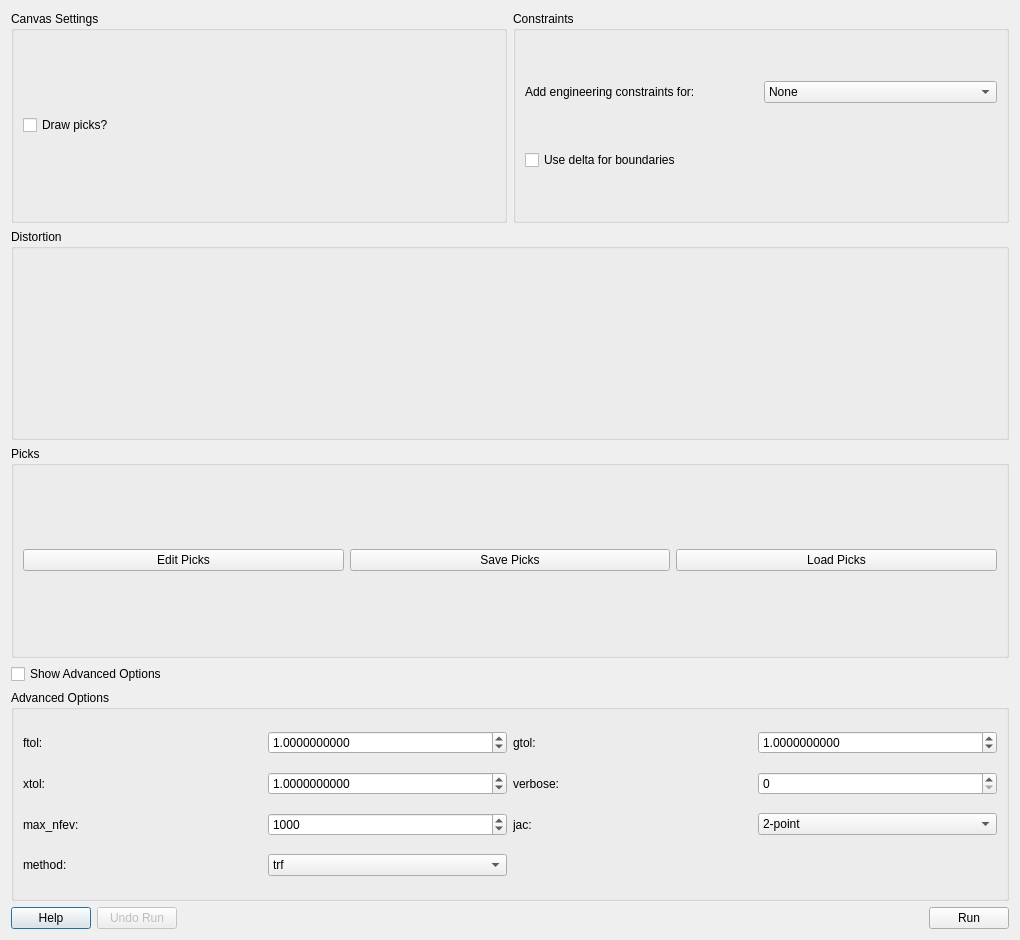
<?xml version="1.0" encoding="UTF-8"?>
<ui version="4.0">
 <class>calibration_dialog</class>
 <widget class="QDialog" name="calibration_dialog">
  <property name="geometry">
   <rect>
    <x>0</x>
    <y>0</y>
    <width>1020</width>
    <height>940</height>
   </rect>
  </property>
  <property name="windowTitle">
   <string>Calibration Dialog</string>
  </property>
  <layout class="QGridLayout" name="gridLayout_2">
   <item row="2" column="1">
    <widget class="QGroupBox" name="groupBox">
     <property name="title">
      <string>Constraints</string>
     </property>
     <layout class="QGridLayout" name="gridLayout_4">
      <item row="0" column="1">
       <widget class="QComboBox" name="engineering_constraints">
        <property name="toolTip">
         <string>&lt;html&gt;&lt;head/&gt;&lt;body&gt;&lt;p&gt;Add engineering constraints for certain instrument types. This may add extra parameters to the table.&lt;/p&gt;&lt;p&gt;&lt;br/&gt;&lt;/p&gt;&lt;p&gt;For example, for TARDIS, the distance between IMAGE-PLATE-2 and IMAGE-PLATE-4 must be within a certain range. If TARDIS is selected, a new parameter is added with default values for this distance.&lt;/p&gt;&lt;p&gt;&lt;br/&gt;&lt;/p&gt;&lt;p&gt;If the instrument type can be guessed, it will be selected automatically when the dialog first appears. For example, TARDIS is automatically selected if any of the detector names are IMAGE-PLATE-2, IMAGE-PLATE-3, or IMAGE-PLATE-4.&lt;/p&gt;&lt;/body&gt;&lt;/html&gt;</string>
        </property>
        <item>
         <property name="text">
          <string>None</string>
         </property>
        </item>
        <item>
         <property name="text">
          <string>TARDIS</string>
         </property>
        </item>
       </widget>
      </item>
      <item row="0" column="0">
       <widget class="QLabel" name="engineering_constraints_label">
        <property name="toolTip">
         <string>&lt;html&gt;&lt;head/&gt;&lt;body&gt;&lt;p&gt;Add engineering constraints for certain instrument types. This may add extra parameters to the table.&lt;/p&gt;&lt;p&gt;&lt;br/&gt;&lt;/p&gt;&lt;p&gt;For example, for TARDIS, the distance between IMAGE-PLATE-2 and IMAGE-PLATE-4 must be within a certain range. If TARDIS is selected, a new parameter is added with default values for this distance.&lt;/p&gt;&lt;p&gt;&lt;br/&gt;&lt;/p&gt;&lt;p&gt;If the instrument type can be guessed, it will be selected automatically when the dialog first appears. For example, TARDIS is automatically selected if any of the detector names are IMAGE-PLATE-2, IMAGE-PLATE-3, or IMAGE-PLATE-4.&lt;/p&gt;&lt;/body&gt;&lt;/html&gt;</string>
        </property>
        <property name="text">
         <string>Add engineering constraints for:</string>
        </property>
       </widget>
      </item>
      <item row="1" column="0">
       <widget class="QCheckBox" name="delta_boundaries">
        <property name="text">
         <string>Use delta for boundaries</string>
        </property>
       </widget>
      </item>
     </layout>
    </widget>
   </item>
   <item row="10" column="0" colspan="2">
    <layout class="QHBoxLayout" name="button_layout">
     <item>
      <widget class="QDialogButtonBox" name="button_box">
       <property name="sizePolicy">
        <sizepolicy hsizetype="Fixed" vsizetype="Fixed">
         <horstretch>0</horstretch>
         <verstretch>0</verstretch>
        </sizepolicy>
       </property>
       <property name="standardButtons">
        <set>QDialogButtonBox::Help</set>
       </property>
      </widget>
     </item>
     <item>
      <widget class="QPushButton" name="undo_run_button">
       <property name="enabled">
        <bool>false</bool>
       </property>
       <property name="toolTip">
        <string>&lt;html&gt;&lt;head/&gt;&lt;body&gt;&lt;p&gt;Undo the last &amp;quot;Run&amp;quot; performed. This revert both the instrument settings and parameter settings to what they were right before &amp;quot;Run&amp;quot; was clicked.&lt;/p&gt;&lt;p&gt;&lt;br/&gt;&lt;/p&gt;&lt;p&gt;This button may be clicked multiple times if multiple runs were performed.&lt;/p&gt;&lt;/body&gt;&lt;/html&gt;</string>
       </property>
       <property name="text">
        <string>Undo Run</string>
       </property>
       <property name="icon">
        <iconset theme="reload">
         <normaloff>.</normaloff>.</iconset>
       </property>
      </widget>
     </item>
     <item>
      <spacer name="button_layout_spacer">
       <property name="orientation">
        <enum>Qt::Horizontal</enum>
       </property>
       <property name="sizeHint" stdset="0">
        <size>
         <width>40</width>
         <height>20</height>
        </size>
       </property>
      </spacer>
     </item>
     <item>
      <widget class="QPushButton" name="run_button">
       <property name="sizePolicy">
        <sizepolicy hsizetype="Fixed" vsizetype="Fixed">
         <horstretch>0</horstretch>
         <verstretch>0</verstretch>
        </sizepolicy>
       </property>
       <property name="toolTip">
        <string>&lt;html&gt;&lt;head/&gt;&lt;body&gt;&lt;p&gt;Run the calibration using the selected parameters and options.&lt;/p&gt;&lt;p&gt;&lt;br/&gt;&lt;/p&gt;&lt;p&gt;Results will be printed to the messages dialog, and the canvas will update automatically with the results.&lt;/p&gt;&lt;p&gt;&lt;br/&gt;&lt;/p&gt;&lt;p&gt;A run may be undone by clicking &amp;quot;Undo Run&amp;quot;.&lt;/p&gt;&lt;/body&gt;&lt;/html&gt;</string>
       </property>
       <property name="text">
        <string>Run</string>
       </property>
       <property name="icon">
        <iconset theme="dialog-ok">
         <normaloff>.</normaloff>.</iconset>
       </property>
      </widget>
     </item>
    </layout>
   </item>
   <item row="2" column="0">
    <widget class="QGroupBox" name="canvas_settings_group">
     <property name="title">
      <string>Canvas Settings</string>
     </property>
     <layout class="QGridLayout" name="gridLayout">
      <item row="0" column="1">
       <widget class="QCheckBox" name="draw_picks">
        <property name="toolTip">
         <string>&lt;html&gt;&lt;head/&gt;&lt;body&gt;&lt;p&gt;Draw the picks on the main canvas. These pick positions are stored in detector Cartesian coordinates, and their positions will be updated automatically as detector parameters get modified.&lt;/p&gt;&lt;/body&gt;&lt;/html&gt;</string>
        </property>
        <property name="text">
         <string>Draw picks?</string>
        </property>
       </widget>
      </item>
     </layout>
    </widget>
   </item>
   <item row="3" column="0" colspan="2">
    <layout class="QVBoxLayout" name="tree_view_layout"/>
   </item>
   <item row="7" column="0" colspan="2">
    <widget class="QGroupBox" name="picks_group">
     <property name="title">
      <string>Picks</string>
     </property>
     <layout class="QGridLayout" name="gridLayout_3">
      <item row="0" column="2">
       <widget class="QPushButton" name="load_picks_button">
        <property name="toolTip">
         <string>&lt;html&gt;&lt;head/&gt;&lt;body&gt;&lt;p&gt;Load picks from a calibration HDF5 file.&lt;br/&gt;&lt;/p&gt;&lt;p&gt;This HDF5 file is special to calibration. Other HDF5 files will not work.&lt;/p&gt;&lt;/body&gt;&lt;/html&gt;</string>
        </property>
        <property name="text">
         <string>Load Picks</string>
        </property>
       </widget>
      </item>
      <item row="0" column="1">
       <widget class="QPushButton" name="save_picks_button">
        <property name="toolTip">
         <string>&lt;html&gt;&lt;head/&gt;&lt;body&gt;&lt;p&gt;Save picks to a calibration HDF5 file.&lt;br/&gt;&lt;/p&gt;&lt;p&gt;This HDF5 file is special to calibration.&lt;/p&gt;&lt;p&gt;&lt;br/&gt;&lt;/p&gt;&lt;p&gt;Picks are saved as detector Cartesian coordinates (not as polar coordinates).&lt;/p&gt;&lt;/body&gt;&lt;/html&gt;</string>
        </property>
        <property name="text">
         <string>Save Picks</string>
        </property>
       </widget>
      </item>
      <item row="0" column="0">
       <widget class="QPushButton" name="edit_picks_button">
        <property name="toolTip">
         <string>&lt;html&gt;&lt;head/&gt;&lt;body&gt;&lt;p&gt;Open the picks editor to edit the picks. Picks may be added, deleted, or edited (either by hand picking a new point or manually entering coordinates).&lt;/p&gt;&lt;/body&gt;&lt;/html&gt;</string>
        </property>
        <property name="text">
         <string>Edit Picks</string>
        </property>
       </widget>
      </item>
     </layout>
    </widget>
   </item>
   <item row="9" column="0" colspan="2">
    <widget class="QGroupBox" name="advanced_options_group">
     <property name="title">
      <string>Advanced Options</string>
     </property>
     <layout class="QGridLayout" name="gridLayout_5">
      <item row="1" column="0">
       <widget class="QLabel" name="xtol_label">
        <property name="toolTip">
         <string>Tolerance for termination by the change of the independent variables.

See scipy.optimize.least_squares for more details.</string>
        </property>
        <property name="text">
         <string>xtol:</string>
        </property>
       </widget>
      </item>
      <item row="1" column="2">
       <widget class="QLabel" name="verbose_label">
        <property name="toolTip">
         <string>Level of algorithm’s verbosity.

See scipy.optimize.least_squares for more details.</string>
        </property>
        <property name="text">
         <string>verbose:</string>
        </property>
       </widget>
      </item>
      <item row="0" column="1">
       <widget class="ScientificDoubleSpinBox" name="ftol">
        <property name="toolTip">
         <string>Tolerance for termination by the change of the cost function.

See scipy.optimize.least_squares for more details.</string>
        </property>
        <property name="decimals">
         <number>10</number>
        </property>
        <property name="maximum">
         <double>10000000.000000000000000</double>
        </property>
        <property name="singleStep">
         <double>0.000001000000000</double>
        </property>
        <property name="value">
         <double>1.000000000000000</double>
        </property>
       </widget>
      </item>
      <item row="0" column="3">
       <widget class="ScientificDoubleSpinBox" name="gtol">
        <property name="toolTip">
         <string>Tolerance for termination by the norm of the gradient.

See scipy.optimize.least_squares for more details.</string>
        </property>
        <property name="decimals">
         <number>10</number>
        </property>
        <property name="maximum">
         <double>10000000.000000000000000</double>
        </property>
        <property name="singleStep">
         <double>0.000001000000000</double>
        </property>
        <property name="value">
         <double>1.000000000000000</double>
        </property>
       </widget>
      </item>
      <item row="3" column="3">
       <widget class="QComboBox" name="jac">
        <property name="toolTip">
         <string>Method of computing the Jacobian matrix (an m-by-n matrix, where element (i, j) is the partial derivative of f[i] with respect to x[j]). The keywords select a finite difference scheme for numerical estimation.

See scipy.optimize.least_squares for more info.</string>
        </property>
        <item>
         <property name="text">
          <string>2-point</string>
         </property>
        </item>
        <item>
         <property name="text">
          <string>3-point</string>
         </property>
        </item>
        <item>
         <property name="text">
          <string>cs</string>
         </property>
        </item>
       </widget>
      </item>
      <item row="0" column="0">
       <widget class="QLabel" name="ftol_label">
        <property name="toolTip">
         <string>Tolerance for termination by the change of the cost function.

See scipy.optimize.least_squares for more details.</string>
        </property>
        <property name="text">
         <string>ftol:</string>
        </property>
       </widget>
      </item>
      <item row="1" column="1">
       <widget class="ScientificDoubleSpinBox" name="xtol">
        <property name="toolTip">
         <string>Tolerance for termination by the change of the independent variables.

See scipy.optimize.least_squares for more details.</string>
        </property>
        <property name="decimals">
         <number>10</number>
        </property>
        <property name="maximum">
         <double>10000000.000000000000000</double>
        </property>
        <property name="singleStep">
         <double>0.000001000000000</double>
        </property>
        <property name="value">
         <double>1.000000000000000</double>
        </property>
       </widget>
      </item>
      <item row="3" column="0">
       <widget class="QLabel" name="max_nfev_label">
        <property name="toolTip">
         <string>Maximum number of function evaluations before the termination.

See scipy.optimize.least_squares for more details.</string>
        </property>
        <property name="text">
         <string>max_nfev:</string>
        </property>
       </widget>
      </item>
      <item row="0" column="2">
       <widget class="QLabel" name="gtol_label">
        <property name="toolTip">
         <string>Tolerance for termination by the norm of the gradient.

See scipy.optimize.least_squares for more details.</string>
        </property>
        <property name="text">
         <string>gtol:</string>
        </property>
       </widget>
      </item>
      <item row="3" column="1">
       <widget class="QSpinBox" name="max_nfev">
        <property name="toolTip">
         <string>Maximum number of function evaluations before the termination.

See scipy.optimize.least_squares for more details.</string>
        </property>
        <property name="maximum">
         <number>100000000</number>
        </property>
        <property name="value">
         <number>1000</number>
        </property>
       </widget>
      </item>
      <item row="1" column="3">
       <widget class="QSpinBox" name="verbose">
        <property name="toolTip">
         <string>Level of algorithm’s verbosity.

See scipy.optimize.least_squares for more details.</string>
        </property>
        <property name="maximum">
         <number>2</number>
        </property>
       </widget>
      </item>
      <item row="3" column="2">
       <widget class="QLabel" name="jac_label">
        <property name="toolTip">
         <string>Method of computing the Jacobian matrix (an m-by-n matrix, where element (i, j) is the partial derivative of f[i] with respect to x[j]). The keywords select a finite difference scheme for numerical estimation.

See scipy.optimize.least_squares for more info.</string>
        </property>
        <property name="text">
         <string>jac:</string>
        </property>
       </widget>
      </item>
      <item row="4" column="0">
       <widget class="QLabel" name="method_label">
        <property name="toolTip">
         <string>Algorithm to perform minimization.

See scipy.optimize.least_squares for more details.</string>
        </property>
        <property name="text">
         <string>method:</string>
        </property>
       </widget>
      </item>
      <item row="4" column="1">
       <widget class="QComboBox" name="method">
        <property name="toolTip">
         <string>Algorithm to perform minimization.

See scipy.optimize.least_squares for more details.</string>
        </property>
        <item>
         <property name="text">
          <string>trf</string>
         </property>
        </item>
        <item>
         <property name="text">
          <string>dogbox</string>
         </property>
        </item>
       </widget>
      </item>
     </layout>
    </widget>
   </item>
   <item row="8" column="0">
    <widget class="QCheckBox" name="show_advanced_options">
     <property name="text">
      <string>Show Advanced Options</string>
     </property>
    </widget>
   </item>
   <item row="6" column="0" colspan="2">
    <widget class="QGroupBox" name="pinhole_distortion_group">
     <property name="title">
      <string>Distortion</string>
     </property>
     <layout class="QVBoxLayout" name="pinhole_distortion_layout"/>
    </widget>
   </item>
  </layout>
 </widget>
 <customwidgets>
  <customwidget>
   <class>ScientificDoubleSpinBox</class>
   <extends>QDoubleSpinBox</extends>
   <header location="global">scientificspinbox.h</header>
  </customwidget>
 </customwidgets>
 <tabstops>
  <tabstop>draw_picks</tabstop>
  <tabstop>engineering_constraints</tabstop>
  <tabstop>delta_boundaries</tabstop>
  <tabstop>edit_picks_button</tabstop>
  <tabstop>save_picks_button</tabstop>
  <tabstop>load_picks_button</tabstop>
  <tabstop>show_advanced_options</tabstop>
  <tabstop>ftol</tabstop>
  <tabstop>gtol</tabstop>
  <tabstop>xtol</tabstop>
  <tabstop>verbose</tabstop>
  <tabstop>max_nfev</tabstop>
  <tabstop>jac</tabstop>
  <tabstop>method</tabstop>
  <tabstop>undo_run_button</tabstop>
  <tabstop>run_button</tabstop>
 </tabstops>
 <resources/>
 <connections>
  <connection>
   <sender>show_advanced_options</sender>
   <signal>toggled(bool)</signal>
   <receiver>advanced_options_group</receiver>
   <slot>setVisible(bool)</slot>
   <hints>
    <hint type="sourcelabel">
     <x>258</x>
     <y>618</y>
    </hint>
    <hint type="destinationlabel">
     <x>509</x>
     <y>709</y>
    </hint>
   </hints>
  </connection>
 </connections>
</ui>
